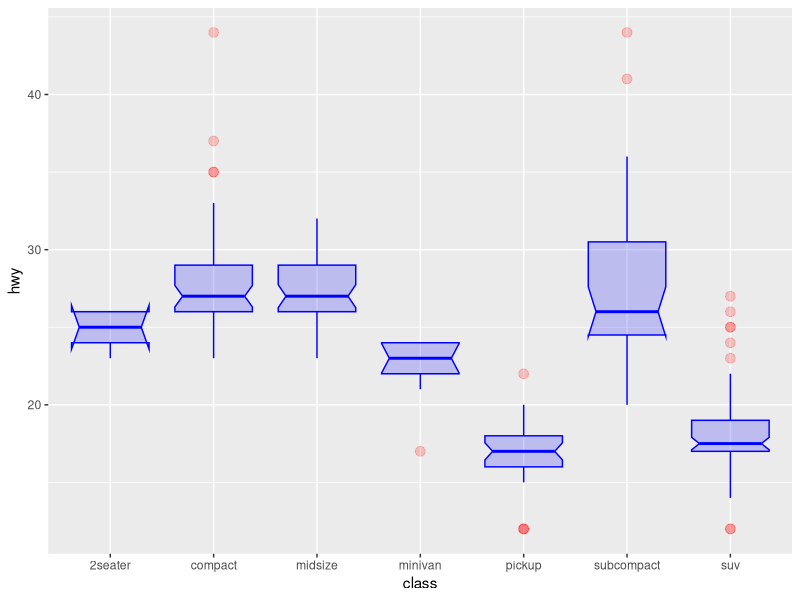

Recreate this plot in R.
# library
library(ggplot2)

# The mtcars dataset is proposed in R
head(mpg)

# geom_boxplot proposes several arguments to custom appearance
ggplot(mpg, aes(x = class, y = hwy)) + geom_boxplot(
    
    # custom boxes
    color = "blue",
    fill = "blue",
    alpha = 0.2,
    
    # Notch?
    notch = TRUE,
    notchwidth = 0.8,
    
    # custom outliers
    outlier.colour = "red",
    outlier.fill = "red",
    outlier.size = 3
    
  )


# source : https://www.r-graph-gallery.com/263-ggplot2-boxplot-parameters/